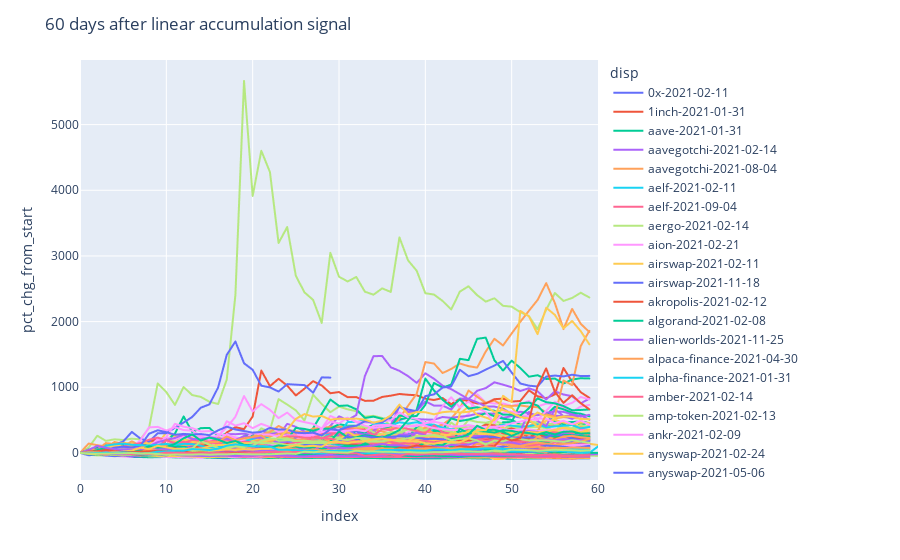

Notebook code for this chart:
### Code cell
fig = px.line(df_final, x='index', y='pct_chg_from_start',
              color="disp",
              line_group="disp", hover_name="disp")
fig.update_layout(title='60 days after linear accumulation signal' , showlegend=True, legend_traceorder='normal')


fig.show()
